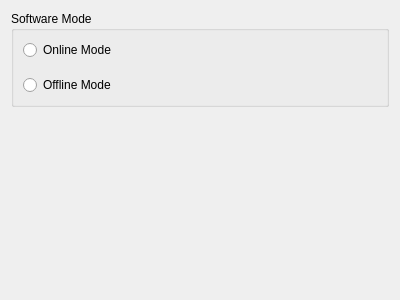
<?xml version="1.0" encoding="UTF-8"?>
<ui version="4.0">
 <class>OptMode</class>
 <widget class="QWidget" name="OptMode">
  <property name="geometry">
   <rect>
    <x>0</x>
    <y>0</y>
    <width>400</width>
    <height>300</height>
   </rect>
  </property>
  <property name="windowTitle">
   <string>Form</string>
  </property>
  <layout class="QVBoxLayout" name="verticalLayout_2">
   <item>
    <widget class="QGroupBox" name="groupBox">
     <property name="title">
      <string>Software Mode</string>
     </property>
     <layout class="QVBoxLayout" name="verticalLayout">
      <property name="spacing">
       <number>15</number>
      </property>
      <item>
       <widget class="QRadioButton" name="btn_mode_online">
        <property name="text">
         <string>Online Mode</string>
        </property>
        <property name="checkable">
         <bool>true</bool>
        </property>
        <property name="checked">
         <bool>false</bool>
        </property>
       </widget>
      </item>
      <item>
       <widget class="QRadioButton" name="btn_mode_offline">
        <property name="text">
         <string>Offline Mode</string>
        </property>
        <property name="checkable">
         <bool>true</bool>
        </property>
       </widget>
      </item>
     </layout>
    </widget>
   </item>
   <item>
    <spacer name="verticalSpacer">
     <property name="orientation">
      <enum>Qt::Vertical</enum>
     </property>
     <property name="sizeHint" stdset="0">
      <size>
       <width>20</width>
       <height>194</height>
      </size>
     </property>
    </spacer>
   </item>
  </layout>
 </widget>
 <resources/>
 <connections/>
</ui>
